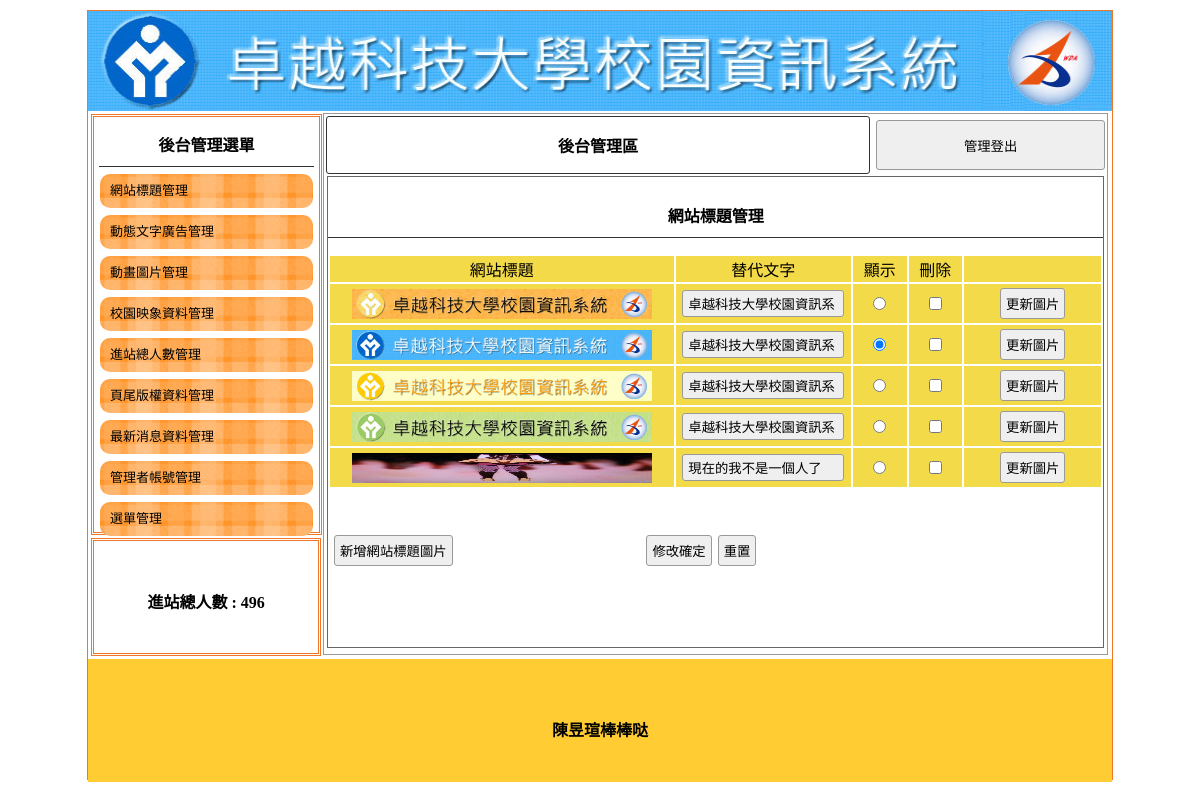
The app's page /admin.php, older data.
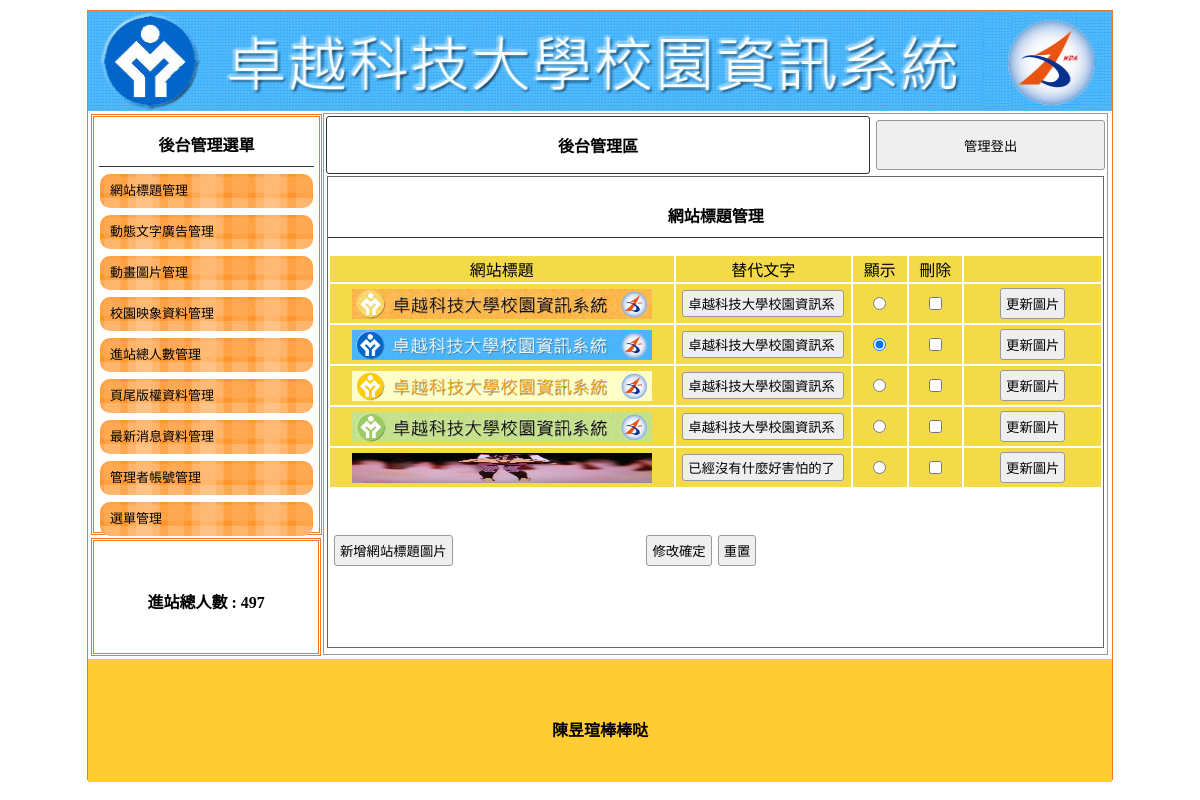
The same page, newer data.
### tables this page shows
CREATE TABLE `a_title` (
  `a_title_seq` int(10) UNSIGNED NOT NULL,
  `a_title_img` text NOT NULL,
  `a_title_txt` text NOT NULL,
  `a_title_display` int(2) NOT NULL
);

CREATE TABLE `people` (
  `people_seq` int(10) UNSIGNED NOT NULL,
  `people_num` int(10) NOT NULL
);

CREATE TABLE `a_bot` (
  `a_bot_seq` int(5) UNSIGNED NOT NULL,
  `a_bot_txt` text NOT NULL
);

### a_title.php (the view, shortened to what this page needs)
							   <div style="width:99%; height:87%; margin:auto; overflow:auto; border:#666 1px solid;">
                                    <p class="t cent botli">網站標題管理</p>
        <form method="POST" >
    <table width="100%">
    	<tr class="yel">
        	<td width="45%">網站標題</td><td width="23%">替代文字</td><td width="7%">顯示</td><td width="7%">刪除</td><td></td>
                    </tr>
<?php
$sql = "select * from a_title " ;
$c1 = mysqli_query($link,$sql) ;
$c2 = mysqli_fetch_assoc($c1) ;
?>
<?php do{ ?>
    <tr class="yel">
    <td width="45%"><img src="img/<?=$c2['a_title_img']?>" style="height:30px;width:300px" /></td>
    <td width="23%"><input type="text" value="<?=$c2['a_title_txt']?>" name="word[]" /></td>
    <td width="7%"><input type="radio" value="<?=$c2['a_title_seq']?>" name="myupdate" <?php if($c2['a_title_display'] == 1 ){ ?> checked <?php } ?>  /> </td>
    <td width="7%"><input type="checkbox" value="<?=$c2['a_title_seq']?>" name="delete[]" /> </td>
    <td><input type="button" onclick="op(&#39;#cover&#39;,&#39;#cvr&#39;,&#39;a_title_pic.php?do=title&picno=<?=$c2['a_title_seq']?>&#39;)" value="更新圖片"></td>
    </tr>
<?php }while($c2 = mysqli_fetch_assoc($c1)); ?>
  </table>
           <table style="margin-top:40px; width:70%;">
     <tr>
      <td width="200px"><input type="button" onclick="op(&#39;#cover&#39;,&#39;#cvr&#39;,&#39;a_title_add.php?do=title&#39;)" value="新增網站標題圖片"></td><td class="cent"><input type="submit" value="修改確定"><input type="reset" value="重置"></td>
     </tr>
    </table>
        </form>
                                    </div>

### admin.php (shortened to what this page needs)
<!DOCTYPE html PUBLIC "-//W3C//DTD XHTML 1.0 Transitional//EN" "http://www.w3.org/TR/xhtml1/DTD/xhtml1-transitional.dtd">
<html xmlns="http://www.w3.org/1999/xhtml"><head><meta http-equiv="Content-Type" content="text/html; charset=UTF-8">
<?php
include_once("head.php");
?>
<link href="./Management page_files/css.css" rel="stylesheet" type="text/css">
</head>
<body>
	<div id="main">
    	<?php include_once("bannerpic.php"); ?>
        	<div id="ms">
             	<div id="lf" style="float:left;">
            		<div id="menuput" class="dbor">
                    	                    		<span class="t botli">後台管理選單</span>
                			                            <a style="color:#000; font-size:13px; text-decoration:none;" href="?do=admin&redo=title">
                            	<div class="mainmu">
                    			網站標題管理                    			</div>
                            </a>
							                            <a style="color:#000; font-size:13px; text-decoration:none;" href="?do=admin&redo=ad">
                            	<div class="mainmu">
                    			動態文字廣告管理                    			</div>
                            </a>
							                            <a style="color:#000; font-size:13px; text-decoration:none;" href="?do=admin&redo=mvim">
                            	<div class="mainmu">
                    			動畫圖片管理                    			</div>
                            </a>
							                            <a style="color:#000; font-size:13px; text-decoration:none;" href="?do=admin&redo=image">
                            	<div class="mainmu">
                    			校園映象資料管理                    			</div>
                            </a>
										    <a style="color:#000; font-size:13px; text-decoration:none;" href="?do=admin&redo=total">
                            	<div class="mainmu">
                    			進站總人數管理                    			</div>
                            </a>
							                            <a style="color:#000; font-size:13px; text-decoration:none;" href="?do=admin&redo=bot">
                            	<div class="mainmu">
                    			頁尾版權資料管理                    			</div>
                            </a>
							                            <a style="color:#000; font-size:13px; text-decoration:none;" href="?do=admin&redo=news">
                            	<div class="mainmu">
                    			最新消息資料管理                    			</div>
                            </a>
							                            <a style="color:#000; font-size:13px; text-decoration:none;" href="?do=admin&redo=admin">
                            	<div class="mainmu">
                    			管理者帳號管理                    			</div>
                            </a>
										    <a style="color:#000; font-size:13px; text-decoration:none;" href="?do=admin&redo=menu">
                            	<div class="mainmu">
                    			選單管理                    			</div>
                            </a>
							                    </div>
                    <div class="dbor" style="margin:3px; width:95%; height:20%; line-height:100px;">
                    	<span class="t">進站總人數 :
						<?php include_once("people.php"); ?>                        </span>
                    </div>
        		</div>
                <div class="di" style="height:540px; border:#999 1px solid; width:76.5%; margin:2px 0px 0px 0px; float:left; position:relative; left:20px;">
                                                    <table width="100%">
                                	<tbody><tr>
                                    	<td style="width:70%;font-weight:800; border:#333 1px solid; border-radius:3px;" class="cent"><a href="?do=admin" style="color:#000; text-decoration:none;">後台管理區</a></td><td><button onclick="lo(&#39;out.php&#39;)" style="width:99%; margin-right:2px; height:50px;">管理登出</button></td>
                                    </tr>
                                </tbody></table>
									<?php include_once("$list[$redo]"); ?>
						</div>
                             </div>
            	<div style="width:1024px; left:0px; position:relative; background:#FC3; margin-top:4px; height:123px; display:block;">
                	<span class="t" style="line-height:123px;"> <?php include_once('bot.php'); ?></span>
                </div>
    </div>
</body></html>

### bannerpic.php
<?php
$sql = "select * from a_title where a_title_display ='1'";
$c1 = mysqli_query($link,$sql);
$c2 = mysqli_fetch_assoc($c1);
$bannerimg = $c2["a_title_img"];
?>
<a href="index.php"><div class="ti">
<img src="img/<?=$bannerimg?>" height="100px" width="1024px" />
</div></a>

### people.php (shortened to what this page needs)
<?php
if(empty($_SESSION["login"])){
    $sql = "update people set people_num = people_num + 1";
    mysqli_query($link,$sql);
}
$sql = "select * from people" ;
$c1 = mysqli_query($link,$sql);
$c2 = mysqli_fetch_assoc($c1);
echo $c2["people_num"];
?>

### bot.php
<?php
$sql = "select * from a_bot" ;
$c1 = mysqli_query($link,$sql);
$c2 = mysqli_fetch_assoc($c1);
echo $c2["a_bot_txt"];
?>

### Management page_files/css.css (style rules this page uses)
body { padding:0px; margin:0px; }
#main { width:1024px; height:768px; margin:10px auto 10px auto; border:#EE7728 1px solid; position:relative; }
.ti { width:100%; height:100px; position:relative; background-size:cover; background-repeat:no-repeat; }
.dbor { border:#EE7728 double 3px; margin:1px; padding:2px 10px 2px 10px; }
.t { font-weight:800; display:block; text-align:center; padding:10px 1px 10px 1px; }
.botli { border-bottom:#333 1px solid; }
.mainmu { position:relative; border-radius:10px; background:url(icon/menu.fw.png) center no-repeat; background-size:cover; line-height:30px; padding:2px 10px 2px 10px; margin:7px 1px 7px 1px; }
#lf { height:540px; width:21%; display:inline-block; }
#menuput { width:100%; height:75%; position:relative; padding:5px; display:block; margin: 3px; }
.di { display:inline-block; }
.cent { text-align:center; }
input,button { border:#999 1px solid; border-radius:3px; background:#EFEFEF; padding:5px; margin:3px; }
input[type=text],input[type=password] { width:150px; }
.yel td { background:#F3DA49; text-align:center; }

Row changes from the older to the newer data that the page shows:
changed people: people_num "496" → "497"
changed a_title: a_title_txt "現在的我不是一個人了" → "已經沒有什麼好害怕的了"
